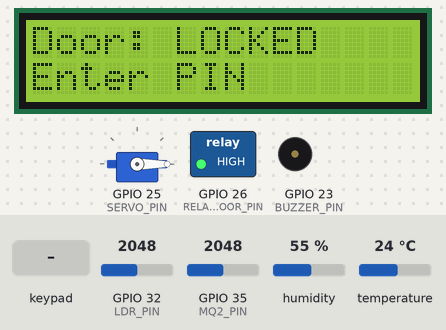
The sketch below on a simulated ESP32. Parts: servo, 16×2 character LCD, switched loads named in the sketch (green lamp = pin HIGH), buzzer (waves = sounding, pin HIGH). The inputs (shaded band) are chosen by the test bench; at power-on: GPIO 32 (LDR_PIN) = 2048, GPIO 35 (MQ2_PIN) = 2048, humidity 55 %, temperature 24 °C. WiFi joins after 1.5 s; servers stay silent unless stated; random numbers use the default seed unless the sketch sets one; no MQTT or app messages arrive unless stated; the audio player accepts every command and is not drawn; pins used as bus, display or sensor lines are not drawn; what the sketch prints to the serial monitor is not drawn.

Above: at 8.3 s.
8.4 s: keypad keys 1 3 9 7 # pressed 0.4 s apart
At 10.4 s:
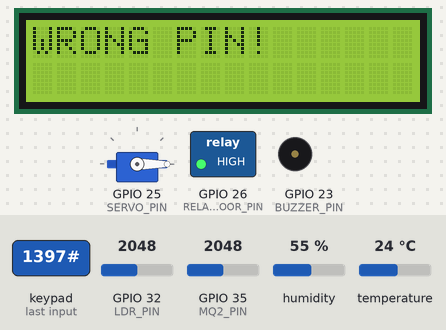
11.9 s: keypad keys 1 2 3 4 # pressed 0.4 s apart
At 13.8 s:
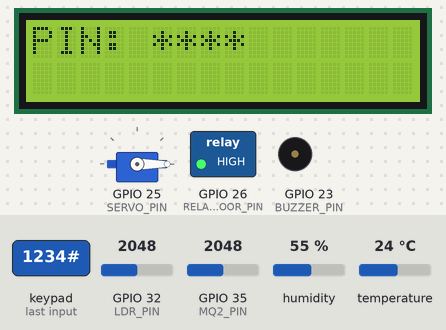
20.3 s: key '*' pressed
At 21.7 s:
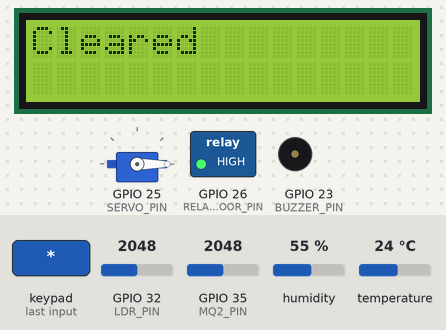
24.8 s: keypad keys 1 9 5 1 5 1 2 pressed 0.4 s apart
At 28.1 s:
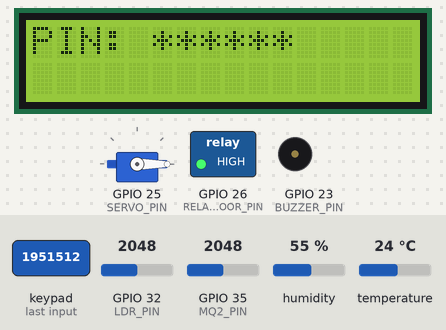
29.1 s: key '#' pressed
At 32.9 s:
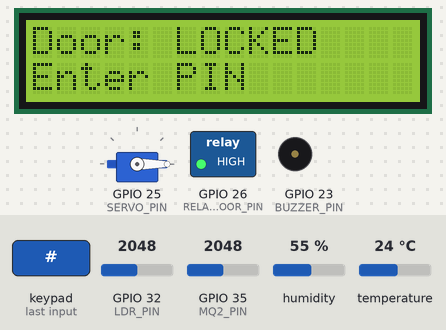
33.6 s: key '1' pressed
At 34.1 s:
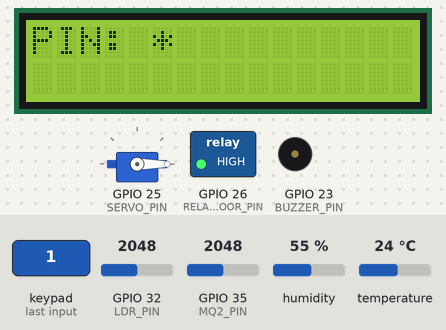
Timing chart, 0 to 36.1 s (numbered marks = the images above; inputs shaded):
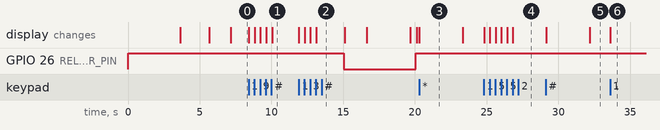

The sketch:

esp32_main_controller.ino
```cpp
#include <WiFi.h>
#include <PubSubClient.h>
#include <DHT.h>
#include <Wire.h>
#include <LiquidCrystal_I2C.h>
#include <Keypad.h>
#include <ArduinoJson.h>
#include <ESP32Servo.h>
// --- LIBRARY SUARA DIKEMBALIKAN ---
#include <DFRobotDFPlayerMini.h>
#include <HardwareSerial.h>

// ==================== WiFi Configuration ====================
const char* WIFI_SSID = "FELIXTHE3RD";
const char* WIFI_PASS = "superadmin";

// ==================== MQTT Configuration ====================
const char* MQTT_SERVER = "broker.hivemq.com";
const int MQTT_PORT = 1883;
const char* MQTT_USER = "";
const char* MQTT_PASS = "";

// MQTT Topics
const char* TOPIC_TEMPERATURE = "iotcihuy/home/temperature";
const char* TOPIC_HUMIDITY = "iotcihuy/home/humidity";
const char* TOPIC_GAS = "iotcihuy/home/gas";
const char* TOPIC_LIGHT = "iotcihuy/home/light";

const char* TOPIC_LAMP_CONTROL = "iotcihuy/home/lamp/control";
const char* TOPIC_DOOR_CONTROL = "iotcihuy/home/door/control";
const char* TOPIC_CURTAIN_CONTROL = "iotcihuy/home/curtain/control";
const char* TOPIC_BUZZER_CONTROL = "iotcihuy/home/buzzer/control";

const char* TOPIC_LAMP_STATUS = "iotcihuy/home/lamp/status";
const char* TOPIC_DOOR_STATUS = "iotcihuy/home/door/status";
const char* TOPIC_CURTAIN_STATUS = "iotcihuy/home/curtain/status";

// ==================== Pin Definitions ====================
#define DHT_PIN 13
#define DHT_TYPE DHT22

#define LDR_PIN 32
#define MQ2_PIN 35

#define RELAY_LAMP_PIN 27
#define RELAY_DOOR_PIN 26
#define SERVO_PIN 25
#define BUZZER_PIN 23

// DFPlayer Mini Pins
#define DFPLAYER_RX 16
#define DFPLAYER_TX 17

#define LCD_ADDR 0x27
#define LCD_COLS 16
#define LCD_ROWS 2

const byte ROWS = 4;
const byte COLS = 4;
char keys[ROWS][COLS] = {
  {'1', '2', '3', 'A'},
  {'4', '5', '6', 'B'},
  {'7', '8', '9', 'C'},
  {'*', '0', '#', 'D'}
};
byte rowPins[ROWS] = {19, 5, 15, 12};
byte colPins[COLS] = {18, 4, 27, 14};

// ==================== Objects ====================
WiFiClient wifiClient;
PubSubClient mqtt(wifiClient);
DHT dht(DHT_PIN, DHT_TYPE);
LiquidCrystal_I2C lcd(LCD_ADDR, LCD_COLS, LCD_ROWS);
Keypad keypad = Keypad(makeKeymap(keys), rowPins, colPins, ROWS, COLS);
Servo curtainServo;
HardwareSerial dfSerial(2);
DFRobotDFPlayerMini dfPlayer;

// ==================== Variables ====================
float temperature = 0;
float humidity = 0;
int gasValue = 0;
int lightValue = 0;

bool lampState = false;
String lampMode = "manual";
bool doorLocked = true;
bool curtainOpen = false;
int curtainPosition = 0;

unsigned long lastSensorRead = 0;
unsigned long lastMQTTPublish = 0;
const unsigned long SENSOR_INTERVAL = 2000;
const unsigned long MQTT_INTERVAL = 5000;

String enteredPin = "";
const String CORRECT_PIN = "1234";
int mq2Baseline = 0;
bool mq2Calibrated = false;

// Buzzer (Backend Control)
bool buzzerState = false;
unsigned long lastBuzzerToggle = 0;
const unsigned long BUZZER_BEEP_INTERVAL = 200;

unsigned long lcdMessageTimer = 0;
bool showingMessage = false;

unsigned long doorUnlockTimer = 0;
bool doorAutoLockPending = false;
const unsigned long DOOR_UNLOCK_DURATION = 5000;

// DFPlayer Status
bool dfPlayerReady = false;

// Voice Tracks
#define VOICE_WELCOME 1         // "Selamat datang"
#define VOICE_DOOR_UNLOCKED 2   // "Pintu terbuka"
#define VOICE_DOOR_LOCKED 3     // "Pintu terkunci"
#define VOICE_WRONG_PIN 4       // "PIN salah"
#define VOICE_CORRECT_PIN 5     // "PIN benar"
#define VOICE_GAS_ALERT 6       // "Gas bahaya" (Opsional jika mau dobel sama buzzer)

// ==================== Function Prototypes ====================
void setupWiFi();
void setupMQTT();
void reconnectMQTT();
void mqttCallback(char* topic, byte* payload, unsigned int length);
void readSensors();
void publishSensorData();
void handleKeypad();
void updateLCD();
void controlLamp(bool state, String mode);
void controlDoor(bool lock, String method);
void controlCurtain(bool open);
void controlBuzzer(bool state);
void playVoice(int trackNumber);
void checkDoorAutoLock();

// ==================== Setup ====================
void setup() {
  Serial.begin(115200);

  pinMode(RELAY_LAMP_PIN, OUTPUT);
  pinMode(RELAY_DOOR_PIN, OUTPUT);
  pinMode(BUZZER_PIN, OUTPUT);

  digitalWrite(RELAY_LAMP_PIN, HIGH);
  digitalWrite(RELAY_DOOR_PIN, HIGH);
  digitalWrite(BUZZER_PIN, LOW);

  curtainServo.attach(SERVO_PIN);
  curtainServo.write(0);

  Wire.begin(21, 22);
  lcd.init();
  lcd.backlight();
  lcd.print("System Starting");

  // --- INIT DFPLAYER (DIKEMBALIKAN) ---
  dfSerial.begin(9600, SERIAL_8N1, DFPLAYER_RX, DFPLAYER_TX);
  delay(1000);

  if (dfPlayer.begin(dfSerial)) {
    dfPlayerReady = true;
    dfPlayer.volume(25); // Volume 0-30
    Serial.println("[OK] DFPlayer Ready");
    playVoice(VOICE_WELCOME); // Test bunyi
  } else {
    dfPlayerReady = false;
    Serial.println("[WARN] DFPlayer Not Found (Check wiring)");
  }

  dht.begin();
  delay(2000);

  // Calibrate MQ-2
  lcd.setCursor(0, 1);
  lcd.print("Calibrating Gas");
  long sum = 0;
  for (int i = 0; i < 20; i++) {
    sum += analogRead(MQ2_PIN);
    delay(100);
  }
  mq2Baseline = sum / 20;
  mq2Calibrated = true;

  lcd.clear(); lcd.print("Connecting WiFi");
  setupWiFi();
  setupMQTT();

  lcd.clear();
  lcd.print("Door: LOCKED");
  lcd.setCursor(0, 1);
  lcd.print("Enter PIN");
}

// ==================== Main Loop ====================
void loop() {
  if (!mqtt.connected()) reconnectMQTT();
  mqtt.loop();

  if (millis() - lastSensorRead >= SENSOR_INTERVAL) {
    readSensors();
    lastSensorRead = millis();
  }

  if (millis() - lastMQTTPublish >= MQTT_INTERVAL) {
    publishSensorData();
    lastMQTTPublish = millis();
  }

  handleKeypad();
  checkDoorAutoLock();

  if (showingMessage && (millis() - lcdMessageTimer >= 3000)) {
    showingMessage = false;
    updateLCD();
  }

  // --- LOGIC BUZZER (Hanya untuk GAS - Dari Backend) ---
  if (buzzerState) {
    if (millis() - lastBuzzerToggle >= BUZZER_BEEP_INTERVAL) {
      digitalWrite(BUZZER_PIN, !digitalRead(BUZZER_PIN));
      lastBuzzerToggle = millis();
    }
  } else {
    digitalWrite(BUZZER_PIN, LOW);
  }
}

// ==================== WiFi & MQTT ====================
void setupWiFi() {
  WiFi.mode(WIFI_STA);
  WiFi.begin(WIFI_SSID, WIFI_PASS);
  while (WiFi.status() != WL_CONNECTED) { delay(500); Serial.print("."); }
  Serial.println("\nWiFi Connected");
}

void setupMQTT() {
  mqtt.setServer(MQTT_SERVER, MQTT_PORT);
  mqtt.setCallback(mqttCallback);
}

void reconnectMQTT() {
  while (!mqtt.connected()) {
    String clientId = "ESP32-" + String(random(0xffff), HEX);
    if (mqtt.connect(clientId.c_str(), MQTT_USER, MQTT_PASS)) {
      mqtt.subscribe(TOPIC_LAMP_CONTROL);
      mqtt.subscribe(TOPIC_DOOR_CONTROL);
      mqtt.subscribe(TOPIC_CURTAIN_CONTROL);
      mqtt.subscribe(TOPIC_BUZZER_CONTROL);
    } else {
      delay(5000);
    }
  }
}

void mqttCallback(char* topic, byte* payload, unsigned int length) {
  String message;
  for (int i = 0; i < length; i++) message += (char)payload[i];

  StaticJsonDocument<256> doc;
  deserializeJson(doc, message);
  String topicStr = String(topic);

  if (topicStr == TOPIC_LAMP_CONTROL) {
    String action = doc["action"];
    if (action == "on") controlLamp(true, doc["mode"]|"manual");
    else if (action == "off") controlLamp(false, doc["mode"]|"manual");
  }

  if (topicStr == TOPIC_DOOR_CONTROL) {
    String action = doc["action"];
    if (action == "lock") controlDoor(true, doc["method"]|"remote");
    else if (action == "unlock") controlDoor(false, doc["method"]|"remote");
  }

  if (topicStr == TOPIC_CURTAIN_CONTROL) {
    String action = doc["action"];
    if (action == "open") controlCurtain(true);
    else if (action == "close") controlCurtain(false);
  }

  if (topicStr == TOPIC_BUZZER_CONTROL) {
    String action = doc["action"];
    controlBuzzer(action == "on");
  }
}

// ==================== Sensors ====================
void readSensors() {
  temperature = dht.readTemperature();
  humidity = dht.readHumidity();

  int mq2Raw = analogRead(MQ2_PIN);
  gasValue = mq2Calibrated ? constrain(map(mq2Raw - mq2Baseline, 0, 1500, 0, 1000), 0, 1000) : map(mq2Raw, 0, 4095, 0, 1000);

  lightValue = 1000 - map(analogRead(LDR_PIN), 0, 4095, 0, 1000);
}

void publishSensorData() {
  if (!mqtt.connected()) return;
  StaticJsonDocument<128> doc; char buffer[128];

  doc["temperature"] = temperature; serializeJson(doc, buffer); mqtt.publish(TOPIC_TEMPERATURE, buffer);
  doc.clear(); doc["humidity"] = humidity; serializeJson(doc, buffer); mqtt.publish(TOPIC_HUMIDITY, buffer);
  doc.clear(); doc["ppm"] = gasValue; serializeJson(doc, buffer); mqtt.publish(TOPIC_GAS, buffer);
  doc.clear(); doc["lux"] = lightValue; serializeJson(doc, buffer); mqtt.publish(TOPIC_LIGHT, buffer);
}

// ==================== CONTROLS ====================

// --- FUNGSI SUARA PINTU ---
void playVoice(int trackNumber) {
  if (dfPlayerReady) {
    dfPlayer.play(trackNumber);
    Serial.printf("[VOICE] Playing Track %d\n", trackNumber);
  }
}

void controlBuzzer(bool state) {
  buzzerState = state;
  if (state) Serial.println("🚨 GAS ALERT -> Buzzer ON");
  else { Serial.println("✅ GAS SAFE -> Buzzer OFF"); digitalWrite(BUZZER_PIN, LOW); }
}

void controlLamp(bool state, String mode) {
  lampState = state; lampMode = mode;
  digitalWrite(RELAY_LAMP_PIN, state ? LOW : HIGH);
  StaticJsonDocument<128> doc; char b[128];
  doc["status"] = state ? "on":"off"; doc["mode"] = mode;
  serializeJson(doc, b); mqtt.publish(TOPIC_LAMP_STATUS, b);
}

void controlDoor(bool lock, String method) {
  doorLocked = lock;
  digitalWrite(RELAY_DOOR_PIN, lock ? HIGH : LOW);

  // --- LOGIKA SUARA PINTU (Remote/App) ---
  if (lock) {
    playVoice(VOICE_DOOR_LOCKED); // "Pintu Terkunci"
    doorAutoLockPending = false;
  } else {
    playVoice(VOICE_DOOR_UNLOCKED); // "Pintu Terbuka"
    // Auto lock timer start
    doorUnlockTimer = millis();
    doorAutoLockPending = true;
  }

  StaticJsonDocument<128> doc; char b[128];
  doc["status"] = lock ? "locked":"unlocked"; doc["method"] = method;
  serializeJson(doc, b); mqtt.publish(TOPIC_DOOR_STATUS, b);
  updateLCD();
}

void controlCurtain(bool open) {
  curtainOpen = open;
  int target = open ? 180 : 0;
  int step = (target > curtainPosition) ? 2 : -2;
  while (curtainPosition != target) {
    curtainPosition += step;
    if ((step > 0 && curtainPosition > target) || (step < 0 && curtainPosition < target)) curtainPosition = target;
    curtainServo.write(curtainPosition); delay(15);
  }
  StaticJsonDocument<128> doc; char b[128];
  doc["status"] = open ? "open":"closed"; doc["position"] = curtainPosition;
  serializeJson(doc, b); mqtt.publish(TOPIC_CURTAIN_STATUS, b);
}

// ==================== KEYPAD LOGIC (SUARA PINTU) ====================
void handleKeypad() {
  char key = keypad.getKey();
  if (key) {
    if (key == '#') {
      if (enteredPin == CORRECT_PIN) {
        Serial.println("PIN CORRECT");

        // 1. Suara PIN Benar
        playVoice(VOICE_CORRECT_PIN);
        delay(1500); // Tunggu suara selesai

        // 2. Buka Pintu (Ini akan trigger suara "Pintu Terbuka")
        controlDoor(false, "pin");

        // 3. Tambahan Suara Welcome
        delay(1500);
        playVoice(VOICE_WELCOME);

        lcd.clear(); lcd.print("PIN CORRECT!");
        showingMessage = true; lcdMessageTimer = millis();
      } else {
        Serial.println("PIN WRONG");
        playVoice(VOICE_WRONG_PIN); // Suara Salah

        lcd.clear(); lcd.print("WRONG PIN!");
        showingMessage = true; lcdMessageTimer = millis();
      }
      enteredPin = "";
    } else if (key == '*') {
      enteredPin = ""; lcd.clear(); lcd.print("Cleared");
      showingMessage = true; lcdMessageTimer = millis();
    } else if (key >= '0' && key <= '9') {
      if (enteredPin.length() < 6) {
        enteredPin += key;
        lcd.clear(); lcd.print("PIN: ");
        for(int i=0; i<enteredPin.length(); i++) lcd.print("*");
        showingMessage = false;
      }
    }
  }
}

void checkDoorAutoLock() {
  if (doorAutoLockPending && !doorLocked) {
    if (millis() - doorUnlockTimer >= DOOR_UNLOCK_DURATION) {
      controlDoor(true, "auto"); // Akan bunyi "Pintu Terkunci"
      lcd.clear(); lcd.print("AUTO LOCKED");
      showingMessage = true; lcdMessageTimer = millis();
    }
  }
}

void updateLCD() {
  lcd.clear();
  lcd.print("Door: "); lcd.print(doorLocked ? "LOCKED":"OPEN");
  lcd.setCursor(0, 1); lcd.print("Enter PIN");
}
```

Measured:
- after the input at 8.4 s, the display: first changes at once (image 1 shows a later state)
- after the input at 11.9 s, GPIO 26 (RELAY_DOOR_PIN): HIGH → LOW after 3.1 s, → HIGH 5.0 s later
- after the input at 24.8 s, the display: first changes at once (image 4 shows a later state)
- after the input at 29.1 s, the display: first changes after 0.05 s (image 5 shows a later state)
- after the input at 33.6 s, the display: changes at once (image 6)
- what the display in image 3 shows lasts 3.0 s, from 20.3 s to 23.3 s
